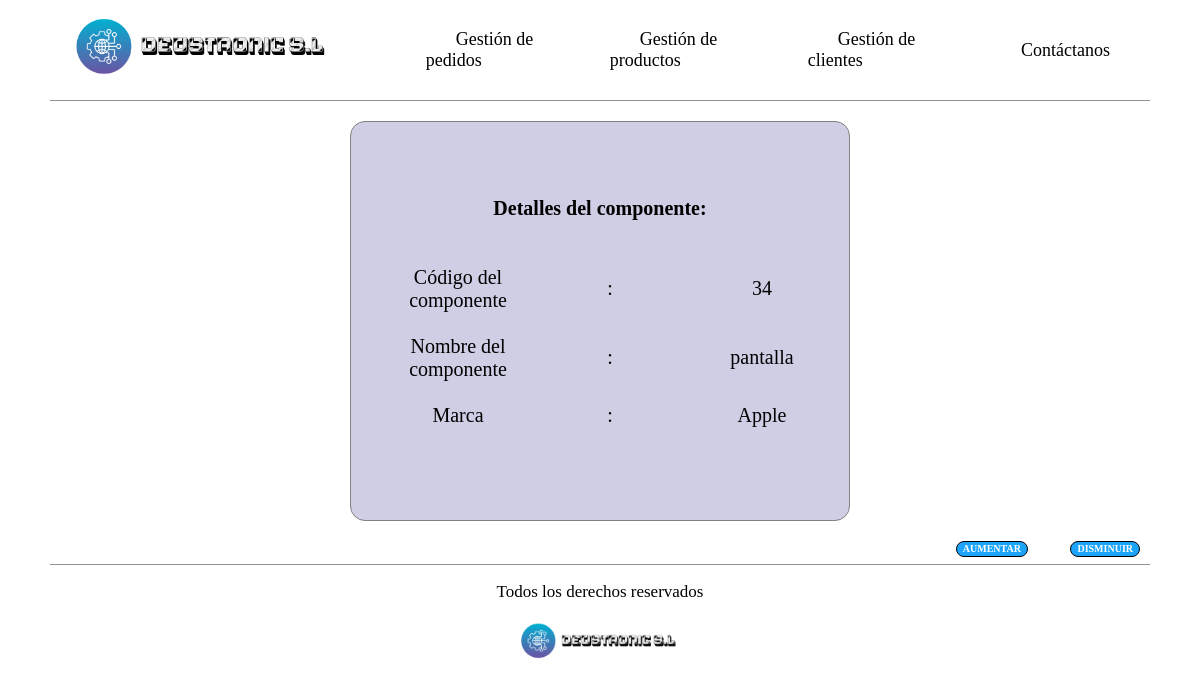
Screenshot of /deustronic/componente/34 with the database file from the repository.
### empresaDjango/models.py (models this page shows, shortened)
class Componente(models.Model):
    producto = models.ForeignKey(Producto, on_delete=models.CASCADE)
    cod_componente = models.CharField(max_length=10, unique=True)
    nombre_componente = models.CharField(max_length=50)
    marca = models.CharField(max_length=50)

### empresaDjango/views.py (the view)
# urls.py: path('componente/<str:cod_componente>', views.detail_componente, name='detail_com'),
def detail_componente(request, cod_componente):
    componente = get_object_or_404(Componente, cod_componente=cod_componente)
    context = {
        'componente': componente
    }
    return render(request, 'detail_componente.html', context)

### empresaDjango/templates/detail_componente.html
{% extends 'base.html' %}
{% load static %}
{% block contenido %}
    <div class="contenedor-principal-detail">
        <div class="contenedor-central">
            <h1>Detalles del componente:</h1>
            <table class="detalle-componentes">
                <tr>
                    <td>Código del componente</td>
                    <td>:</td>
                    <td>{{ componente.cod_componente }}</td>
                </tr>
                <tr>
                    <td>Nombre del componente</td>
                    <td>:</td>
                    <td>{{ componente.nombre_componente }}</td>
                </tr>
                <tr>
                    <td>Marca</td>
                    <td>:</td>
                    <td>{{ componente.marca }}</td>
                </tr>
            </table>
        </div>
    </div>
{% endblock %}

### empresaDjango/static/css/styles.css (style rules this page uses)
html { box-sizing: border-box; font-size: 62.5%; background-color: white; }
*, *:before, * after { box-sizing: inherit; }
.contenedor-principal-detail { margin: 2rem 5rem 2rem 5rem; display: flex; justify-content: center; align-items: center; min-height: 35rem; }
.contenedor-central { display: flex; flex-direction: column; align-items: center; justify-content: center; min-width: 50rem; min-height: 40rem; border-radius: 1.5rem; border: 1px solid grey; background-color: rgba(97, 93, 167, 0.3); }
.contenedor-central h1 { padding-bottom: 2rem; }
.contenedor-central h1 { margin-right: 0; }
.detalle-componentes { margin: 1rem 1rem 1rem 3rem; font-size: 2rem; text-align: center; }
.detalle-componentes td { width: 15rem; padding-bottom: 2rem; }

### rows the page displays
Componente: cod_componente "34", nombre_componente "pantalla", marca "Apple"
